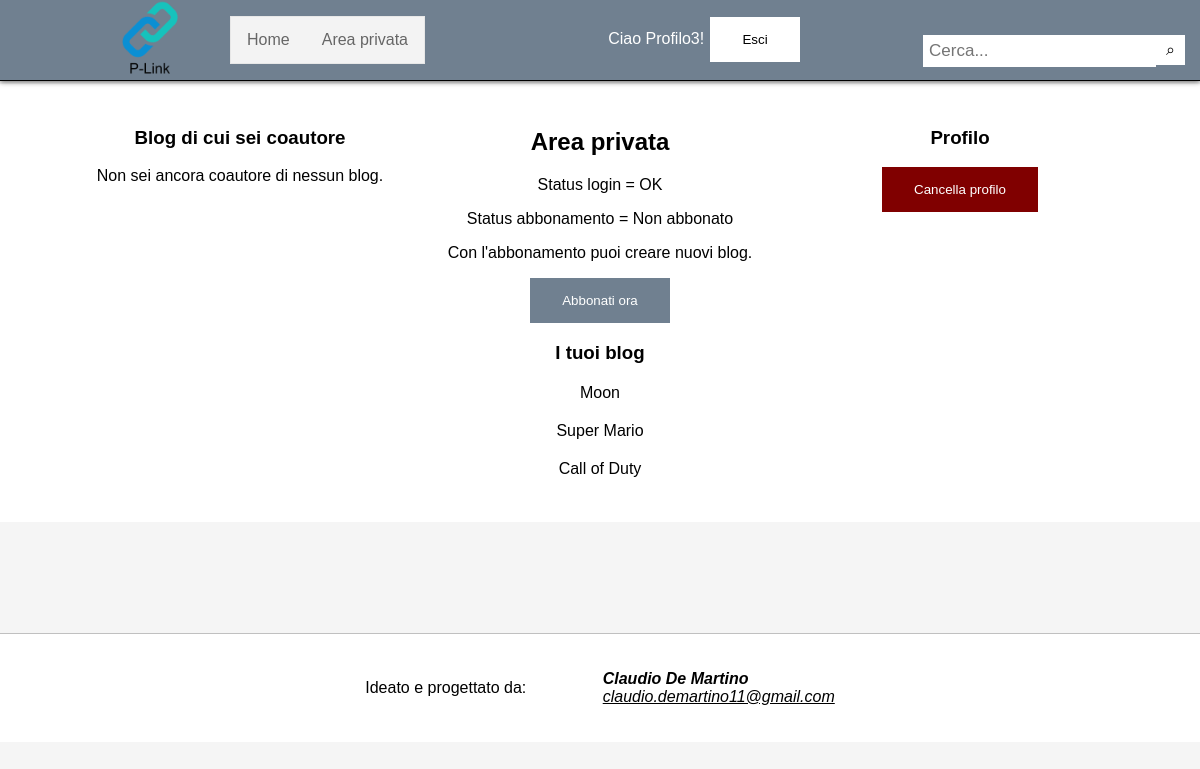
Screenshot of /Codice/userpage.php (signed in) with the database file from the repository.
### tables this page shows
CREATE TABLE `blog` (
  `blog_id` smallint(6) NOT NULL,
  `nomeBlog` varchar(20) NOT NULL,
  `graficaBlog` varchar(20) NOT NULL DEFAULT 'Default.css'
);

### Codice/userpage.php (the view, shortened to what this page needs)
<!DOCTYPE html>
<html lang="it">
    <head>
        <link rel="stylesheet" href="Default.css" />
    </head>
    <body>
        <div id="page-container">
            <div id="content-wrap">
                <header>
                    <div class="header">
                        <img src="img/logo.png" id="logo" alt="Logo"/>
                        <ul>
                            <li><a href="index.php">Home</a></li>
                            <li><a href="userpage.php">Area privata</a></li>
                        </ul>
                        <div class="menu">
                            <span id='menuLogin'><?php echo "Ciao $_SESSION[nickname]!\t" ?></span>
                            <input type="button" class="button" value="Esci" onclick="location.href='logout.php'" id="linkLogout" />
                        </div>
                        <div class="search-container">
                            <form action="search.php" method="get">
                                <input type="text" placeholder="Cerca..." name="search">
                                <input type="submit" id="searchSubmit" value="&#x02315;"/>
                            </form>
                        </div>
                    </div>
                </header>
                <div class="content">
                    <div class="container">
                        <div class="column" id="blogCoautore">
                            <h3>Blog di cui sei coautore</h3>
                            <?php
                                include ("connect.php");
                                $nick = $_SESSION["nickname"];
                                $sql = "SELECT b.`nomeBlog`, c.`autoreC`, b.`blog_id` FROM `blog` AS b, `creazione` AS c WHERE b.`blog_id` = c.`blog_idC` AND c.`coautoreC`= '".$nick."'";
                                $result0 = mysqli_query($link, $sql);
                                $row = mysqli_num_rows($result0);
                                if ($row > 0) :
                                    while ($fetchBlog = mysqli_fetch_array($result0)) : ?>
                                        <p name="coautore-blog">
                                            <span class="nomeBlog"><?php echo "$fetchBlog[0]"; ?></span>
                                            <span class="idBlog"><?php echo "$fetchBlog[2]"; ?></span>
                                            <br>
                                            <span class="autoreBlog"><?php echo "$fetchBlog[1]"; ?></span>
                                        </p>
                                    <?php endwhile;
                                else: ?>
                                    <p>Non sei ancora coautore di nessun blog.</p>
                                <?php endif; ?>
                        </div>
                        <div class="column" id="tuoiBlog">
                            <h2>Area privata</h2>
                            <p><?php echo "Status login = $_SESSION[login]"; ?></p>
                            <?php
                                $sql = "SELECT `inizioAbb`, `fineAbb` FROM `utenti` WHERE `nickname` = '".$nick."'";
                                $result1 = mysqli_query($link, $sql);
                                $abb = mysqli_fetch_assoc($result1);
                                $fineAbb_date = date("Y-m-d", strtotime($abb["fineAbb"]));
                                $date = getdate(date("U"));
                                $current_timeStr = "$date[year]-$date[mon]-$date[mday]";
                                $current_time = strtotime($current_timeStr);
                                $current_date = date("Y-m-d", $current_time);
                                if ($abb["inizioAbb"] == NULL || $fineAbb_date < $current_date) : ?>
                                    <p>Status abbonamento = Non abbonato</p>
                                    <p>Con l'abbonamento puoi creare nuovi blog.</p>
                                    <input type="button" class="button" value="Abbonati ora" onclick="apriModaleAbb()" id="abb" />
                                <?php endif; ?>
                            <h3>I tuoi blog</h3>
                            <?php
                                $sql = "SELECT b.`nomeBlog`, b.`blog_id` FROM `blog` AS b, `creazione` AS c WHERE b.`blog_id` = c.`blog_idC` AND c.`autoreC`= '".$nick."'";
                                $result2 = mysqli_query($link, $sql);
                                $row = mysqli_num_rows($result2);
                                if ($row > 0) :
                                    while ($blog = mysqli_fetch_assoc($result2)) : ?>
                                        <span class="nomeBlog"><?php echo "$blog[nomeBlog]"; ?></span>
                                    <?php endwhile;
                                else : ?>
                                    <p>Non hai ancora creato nessun blog.</p>
                            <?php endif;
                            ?>
                        </div>
                        <div class="column" id="profilo">
                            <h3>Profilo</h3>
                            <input type="button" class="button" id="eliminaProfilo" value="Cancella profilo" onclick="apriModaleProf()" />
                        </div>
                    </div>
                </div>
            </div>
            <footer>
                <div class="footer">
                    <p>Ideato e progettato da: </p>
                    <address>
                        <b>Claudio De Martino</b><br />
                        <a href="mailto:claudio.demartino11@gmail.com">claudio.demartino11@gmail.com</a>
                    </address>
                </div>
            </footer>
        </div>
    </body>
</html>

### Codice/Default.css (style rules this page uses)
* { box-sizing: border-box; }
body { font-family: Arial, sans-serif; margin: 0; padding: 0; background-color: #F5F5F5; }
#page-container { position: relative; min-height: 70vh; }
#content-wrap { padding-bottom: 2%; }
header { margin: auto; position: fixed; top: 0; width: 100%; background-color: #708090; border-bottom: 1px solid #000000; box-shadow: 0px 1px 5px 0px rgba(50, 50, 50, 0.75); }
.header { text-align: center; }
.header > #logo { display: inline-block; vertical-align: middle; max-width: 80px; max-height: 80px; }
#logo { max-width: 300px; max-height: 300px; }
.header ul { list-style-type: none; margin: 0; margin-left: 3%; padding: 0; overflow: hidden; border: 1px solid #E7E7E7; background-color: #F3F3F3; display: inline-block; vertical-align: middle; }
.header li { float: left; }
.header li a { display: block; color: #666666; text-align: center; padding: 14px 16px; text-decoration: none; }
.menu { margin: 1%; display: inline-block; width: 30%; text-align: right; }
#menuLogin { color: #FFFFFF; }
#linkRec, #linkLogin, #linkLogout { background-color: #FFFFFF; margin: 0.5%; }
.search-container { float: right; display: inline-block; }
.search-container input[type=text] { border: none; margin: auto; padding: 6px; font-size: 17px; margin-top: 35px; }
#searchSubmit { float: right; border: none; font-size: inherit; background-color: #FFFFFF; padding: 6px 10px; margin-top: 35px; margin-right: 15px; }
.content { background-color: #FFFFFF; margin: 7% 0% 2% 0%; padding: 2% 5%; text-align: center; }
.container { display: flex; flex-direction: row; }
.column { flex: 1 1 0px; }
p.randomBlog, span.nomeBlog { cursor: pointer; }
.nomeBlog { margin: 20px 100px; }
#tuoiBlog > .nomeBlog { display: block; }
.button { border: none; text-decoration: none; padding: 15px 32px; text-align: center; cursor: pointer; }
#back, #Btn, #abb, #login, #rec, #newBlog, #creaBlog, #confermaAbb, #changeGraphic, #pubblicaPost, #mettiLike, #mettiDislike, #confermaEliminazione, #chiudiModale, #aggiungiCoautore, #rimuoviCoautore, #smettiCollaborare, input[name=apriCommento], #pubblicaCommento { background-color: #708090; color: #FFFFFF; }
#eliminaProfilo { background-color: #800000; color: #FFFFFF; }
footer { position: absolute; bottom: 0; width: 100%; height: 2%; background-color: #FFFFFF; color: #000000; border-top: 1px solid #C0C0C0; text-align: center; }
.footer { background-color: #FFFFFF; }
footer p { display: inline-block; vertical-align: middle; }
div.footer p:first-child { margin: 3%; }
footer address { text-align: left; display: inline-block; margin: 3%; vertical-align: middle; }
footer address a { color: #000000; }

### rows the page displays
blog: nomeBlog "Moon"
blog: nomeBlog "Super Mario"
blog: nomeBlog "Call of Duty"

### other values shown
$_SESSION[nickname] "Profilo3"
$_SESSION[login] "OK"
